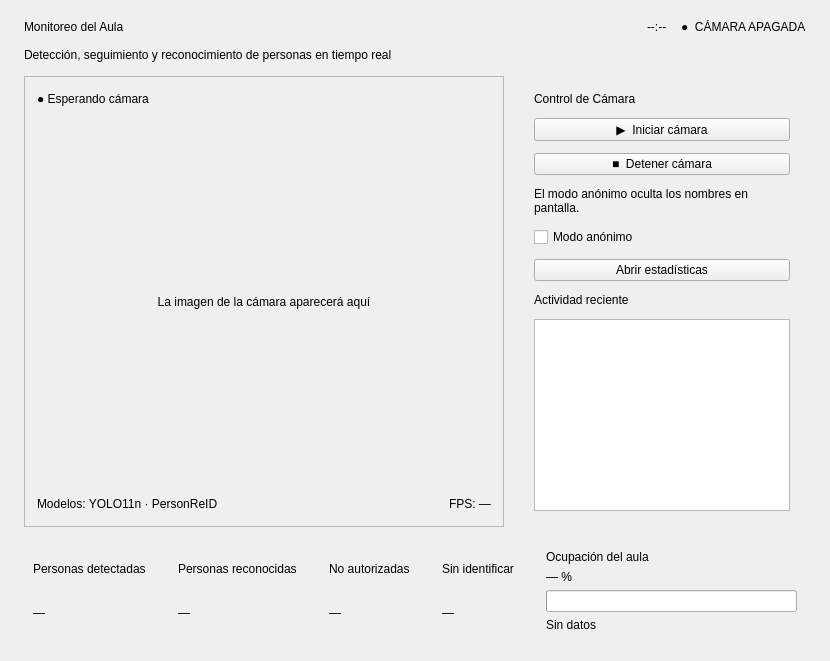
            <widget class="QWidget" name="paginaMonitoreo">
              <layout class="QVBoxLayout" name="layoutMonitoreo">
                <property name="leftMargin">
                  <number>24</number>
                </property>
                <property name="topMargin">
                  <number>20</number>
                </property>
                <property name="rightMargin">
                  <number>24</number>
                </property>
                <property name="bottomMargin">
                  <number>20</number>
                </property>
                <property name="spacing">
                  <number>14</number>
                </property>
                <item>
                  <layout class="QHBoxLayout" name="encabezadoMonitoreo">
                    <item>
                      <layout class="QVBoxLayout" name="titulosMonitoreo">
                        <item>
                          <widget class="QLabel" name="tituloMonitoreo">
                            <property name="text">
                              <string>Monitoreo del Aula</string>
                            </property>
                          </widget>
                        </item>
                        <item>
                          <widget class="QLabel" name="ayudaMonitoreo">
                            <property name="text">
                              <string>Detección, seguimiento y reconocimiento de personas en tiempo real</string>
                            </property>
                          </widget>
                        </item>
                      </layout>
                    </item>
                    <item>
                      <spacer name="espacioTitulo">
                        <property name="orientation">
                          <enum>Qt::Horizontal</enum>
                        </property>
                        <property name="sizeHint">
                          <size>
                            <width>40</width>
                            <height>20</height>
                          </size>
                        </property>
                      </spacer>
                    </item>
                    <item alignment="Qt::AlignTop|Qt::AlignRight"><widget class="QLabel" name="relojMonitoreo"><property name="text"><string>--:--</string></property></widget></item><item alignment="Qt::AlignTop|Qt::AlignRight">
                      <widget class="QLabel" name="etiquetaEnVivo">
                        <property name="text">
                          <string>●  CÁMARA APAGADA</string>
                        </property>
                      </widget>
                    </item>
                  </layout>
                </item>
                <item>
                  <layout class="QHBoxLayout" name="filaVistaYControles">
                    <property name="spacing">
                      <number>14</number>
                    </property>
                    <item>
                      <widget class="QFrame" name="vistaCamara">
                        <property name="minimumSize">
                          <size>
                            <width>480</width>
                            <height>330</height>
                          </size>
                        </property>
                        <property name="frameShape">
                          <enum>QFrame::StyledPanel</enum>
                        </property>
                        <layout class="QVBoxLayout" name="layoutVistaCamara">
                          <property name="leftMargin">
                            <number>12</number>
                          </property>
                          <property name="topMargin">
                            <number>12</number>
                          </property>
                          <property name="rightMargin">
                            <number>12</number>
                          </property>
                          <property name="bottomMargin">
                            <number>12</number>
                          </property>
                          
                          <item>
                            <layout class="QHBoxLayout" name="filaEtiquetaVivo">
                              <item>
                                <widget class="QLabel" name="estadoCamara">
                                  <property name="text">
                                    <string>● Esperando cámara</string>
                                  </property>
                                </widget>
                              </item>
                              <item>
                                <spacer name="espacioVivo">
                                  <property name="orientation">
                                    <enum>Qt::Horizontal</enum>
                                  </property>
                                  <property name="sizeHint">
                                    <size>
                                      <width>30</width>
                                      <height>20</height>
                                    </size>
                                  </property>
                                </spacer>
                              </item>
                            </layout>
                          </item>
                          
                          <item>
                            <widget class="QLabel" name="textoVistaVacia">
                              <property name="sizePolicy">
                                <sizepolicy hsizetype="Expanding" vsizetype="Expanding">
                                  <horstretch>0</horstretch>
                                  <verstretch>0</verstretch>
                                </sizepolicy>
                              </property>
                              <property name="text">
                                <string>La imagen de la cámara aparecerá aquí</string>
                              </property>
                              <property name="alignment">
                                <set>Qt::AlignCenter</set>
                              </property>
                            </widget>
                          </item>
                          
                          <item>
                            <layout class="QHBoxLayout" name="pieVideo">
                              <item>
                                <widget class="QLabel" name="textoModelos">
                                  <property name="text">
                                    <string>Modelos: YOLO11n · PersonReID</string>
                                  </property>
                                </widget>
                              </item>
                              <item>
                                <spacer name="espacioModelos">
                                  <property name="orientation">
                                    <enum>Qt::Horizontal</enum>
                                  </property>
                                  <property name="sizeHint">
                                    <size>
                                      <width>30</width>
                                      <height>20</height>
                                    </size>
                                  </property>
                                </spacer>
                              </item>
                              <item>
                                <widget class="QLabel" name="textoFps">
                                  <property name="text">
                                    <string>FPS: —</string>
                                  </property>
                                </widget>
                              </item>
                            </layout>
                          </item>
                        </layout>
                      </widget>
                    </item>
                    <item>
                      <widget class="QFrame" name="panelControlCamara">
                        <property name="minimumSize">
                          <size>
                            <width>245</width>
                            <height>0</height>
                          </size>
                        </property>
                        <property name="maximumSize">
                          <size>
                            <width>290</width>
                            <height>16777215</height>
                          </size>
                        </property>
                        <layout class="QVBoxLayout" name="layoutControlCamara">
                          <property name="leftMargin">
                            <number>16</number>
                          </property>
                          <property name="topMargin">
                            <number>16</number>
                          </property>
                          <property name="rightMargin">
                            <number>16</number>
                          </property>
                          <property name="bottomMargin">
                            <number>16</number>
                          </property>
                          <property name="spacing">
                            <number>12</number>
                          </property>
                          <item>
                            <widget class="QLabel" name="tituloControlCamara">
                              <property name="text">
                                <string>Control de Cámara</string>
                              </property>
                            </widget>
                          </item>
                          <item>
                            <widget class="QPushButton" name="btnIniciarCamara">
                              <property name="text">
                                <string>▶  Iniciar cámara</string>
                              </property>
                            </widget>
                          </item>
                          <item>
                            <widget class="QPushButton" name="btnDetenerCamara">
                              <property name="text">
                                <string>■  Detener cámara</string>
                              </property>
                            </widget>
                          </item>
                          <item>
                            <widget class="QLabel" name="ayudaAnonimo">
                              <property name="text">
                                <string>El modo anónimo oculta los nombres en pantalla.</string>
                              </property>
                              <property name="wordWrap">
                                <bool>true</bool>
                              </property>
                            </widget>
                          </item>
                          <item>
                            <widget class="QCheckBox" name="checkModoAnonimo">
                              <property name="text">
                                <string>Modo anónimo</string>
                              </property>
                            </widget>
                          </item>
                          <item>
                            <widget class="QPushButton" name="btnIrEstadisticas">
                              <property name="text">
                                <string>Abrir estadísticas</string>
                              </property>
                            </widget>
                          </item>
                        <item><widget class="QLabel" name="tituloActividad"><property name="text"><string>Actividad reciente</string></property></widget></item><item><widget class="QListWidget" name="listaActividad"><property name="focusPolicy"><enum>Qt::NoFocus</enum></property><property name="selectionMode"><enum>QAbstractItemView::NoSelection</enum></property></widget></item><item>
                            <spacer name="espacioControles">
                              <property name="orientation">
                                <enum>Qt::Vertical</enum>
                              </property>
                              <property name="sizeType"><enum>QSizePolicy::Fixed</enum></property><property name="sizeHint">
                                <size>
                                  <width>20</width>
                                  <height>0</height>
                                </size>
                              </property>
                            </spacer>
                          </item>
                          </layout>
                      </widget>
                    </item>
                  </layout>
                </item>
                <item>
                  <layout class="QHBoxLayout" name="filaMetricas">
                    <property name="spacing">
                      <number>14</number>
                    </property>
                    <item>
                      <widget class="QFrame" name="tarjetaDetectadas">
                        <layout class="QVBoxLayout" name="layoutDetectadas">
                          <item>
                            <widget class="QLabel" name="etiquetaDetectadas">
                              <property name="text">
                                <string>Personas detectadas</string>
                              </property>
                            </widget>
                          </item>
                          <item>
                            <widget class="QLabel" name="valorDetectadas">
                              <property name="text">
                                <string>—</string>
                              </property>
                            </widget>
                          </item>
                        </layout>
                      </widget>
                    </item>
                    <item>
                      <widget class="QFrame" name="tarjetaReconocidas">
                        <layout class="QVBoxLayout" name="layoutReconocidas">
                          <item>
                            <widget class="QLabel" name="etiquetaReconocidas">
                              <property name="text">
                                <string>Personas reconocidas</string>
                              </property>
                            </widget>
                          </item>
                          <item>
                            <widget class="QLabel" name="valorReconocidas">
                              <property name="text">
                                <string>—</string>
                              </property>
                            </widget>
                          </item>
                        </layout>
                      </widget>
                    </item>
                    <item><widget class="QFrame" name="tarjetaNoAutorizadas"><layout class="QVBoxLayout" name="layoutNoAutorizadas"><item><widget class="QLabel" name="etiquetaNoAutorizadas"><property name="text"><string>No autorizadas</string></property></widget></item><item><widget class="QLabel" name="valorNoAutorizadas"><property name="text"><string>—</string></property></widget></item></layout></widget></item>
                    <item><widget class="QFrame" name="tarjetaDesconocidos"><layout class="QVBoxLayout" name="layoutDesconocidos"><item><widget class="QLabel" name="etiquetaDesconocidos"><property name="text"><string>Sin identificar</string></property></widget></item><item><widget class="QLabel" name="valorDesconocidos"><property name="text"><string>—</string></property></widget></item></layout></widget></item><item>
                      <widget class="QFrame" name="tarjetaOcupacion">
                        <layout class="QVBoxLayout" name="layoutOcupacion">
                          <item>
                            <widget class="QLabel" name="etiquetaOcupacion">
                              <property name="text">
                                <string>Ocupación del aula</string>
                              </property>
                            </widget>
                          </item>
                          <item>
                            <widget class="QLabel" name="valorOcupacion">
                              <property name="text">
                                <string>— %</string>
                              </property>
                            </widget>
                          </item>
                        <item><widget class="QProgressBar" name="barraOcupacion"><property name="maximum"><number>100</number></property><property name="value"><number>0</number></property><property name="textVisible"><bool>false</bool></property></widget></item><item><widget class="QLabel" name="estadoOcupacion"><property name="text"><string>Sin datos</string></property></widget></item></layout>
                      </widget>
                    </item>
                  </layout>
                </item>
              </layout>
            </widget>
